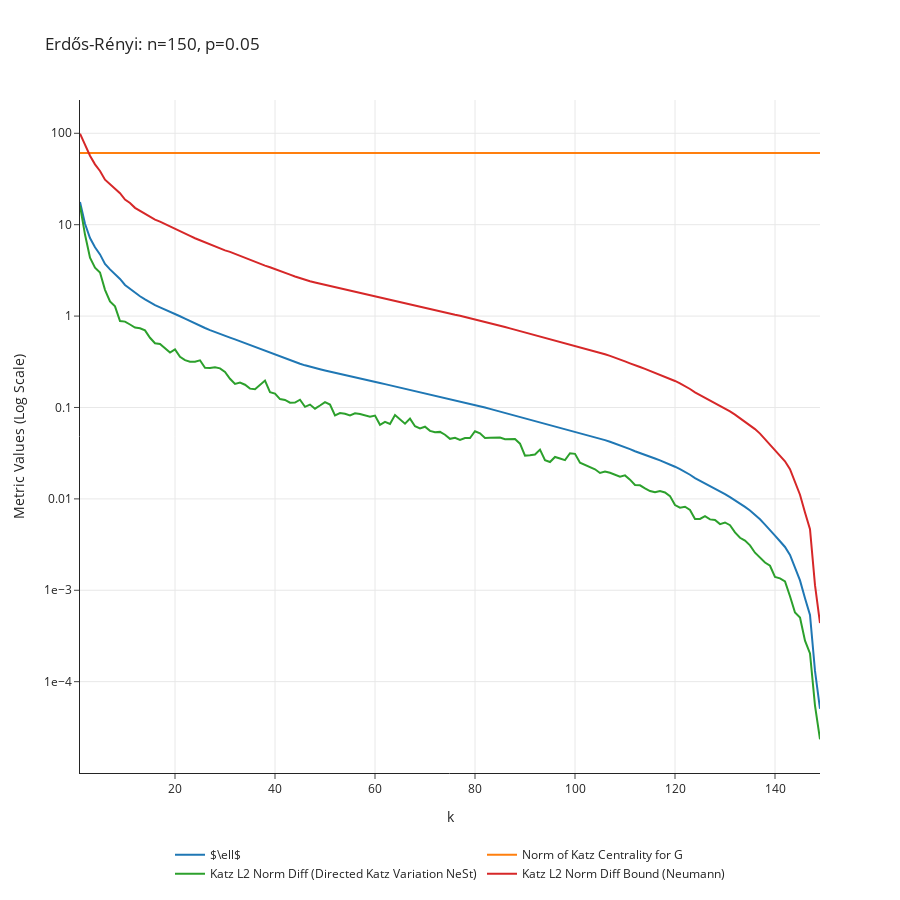

The notebook cell saved with this chart:
### Markdown cell above
# Erdos Renyis

### Code cell
# Get a Graph
n = 400
p = 20/400

G = nx.erdos_renyi_graph(n, p, directed=True)

print(G, f"number of selfloops {nx.number_of_selfloops(G)}")

data_dict = get_convergence_data_of_nest(G, min_cluster_size = 1, alpha=0.04, beta=1, max_k=400, with_self_loops=False)
plot_convergence_data(data_dict, f"Directed Erdos Renyi Graph: n={n}, p={p}")

### Figure 1 — Plotly figure (JSON) as saved in the notebook; plotly's stock layout.template omitted (floating-point values rounded to 4 significant figures; data arrays with more than 128 entries replaced by an {"elided": "..."} marker saying what was removed)
{"data": [{"mode": "lines", "name": "$\\ell$", "type": "scatter", "x": {"elided": "149 int values"}, "y": {"elided": "149 float values"}}, {"mode": "lines", "name": "Norm of Katz Centrality for G", "type": "scatter", "x": {"elided": "149 int values"}, "y": {"elided": "149 float values"}}, {"mode": "lines", "name": "Katz L2 Norm Diff (Directed Katz Variation NeSt)", "type": "scatter", "x": {"elided": "149 int values"}, "y": {"elided": "149 float values"}}, {"mode": "lines", "name": "Katz L2 Norm Diff Bound (Neumann)", "type": "scatter", "x": {"elided": "149 int values"}, "y": {"elided": "149 float values"}}], "layout": {"height": 900, "hovermode": "closest", "legend": {"orientation": "h", "x": 0.5, "xanchor": "center", "y": -0.1, "yanchor": "top"}, "title": {"text": "Erdős-Rényi: n=150, p=0.05"}, "xaxis": {"title": {"text": "k"}}, "yaxis": {"exponentformat": "e", "title": {"text": "Metric Values (Log Scale)"}, "type": "log"}, "yaxis2": {"overlaying": "y", "side": "right", "tickfont": {"color": "rgba(148, 103, 189, 1)"}, "title": {"font": {"color": "rgba(148, 103, 189, 1)"}, "text": "Color Subgraph Count Metrics"}, "type": "linear"}}}
